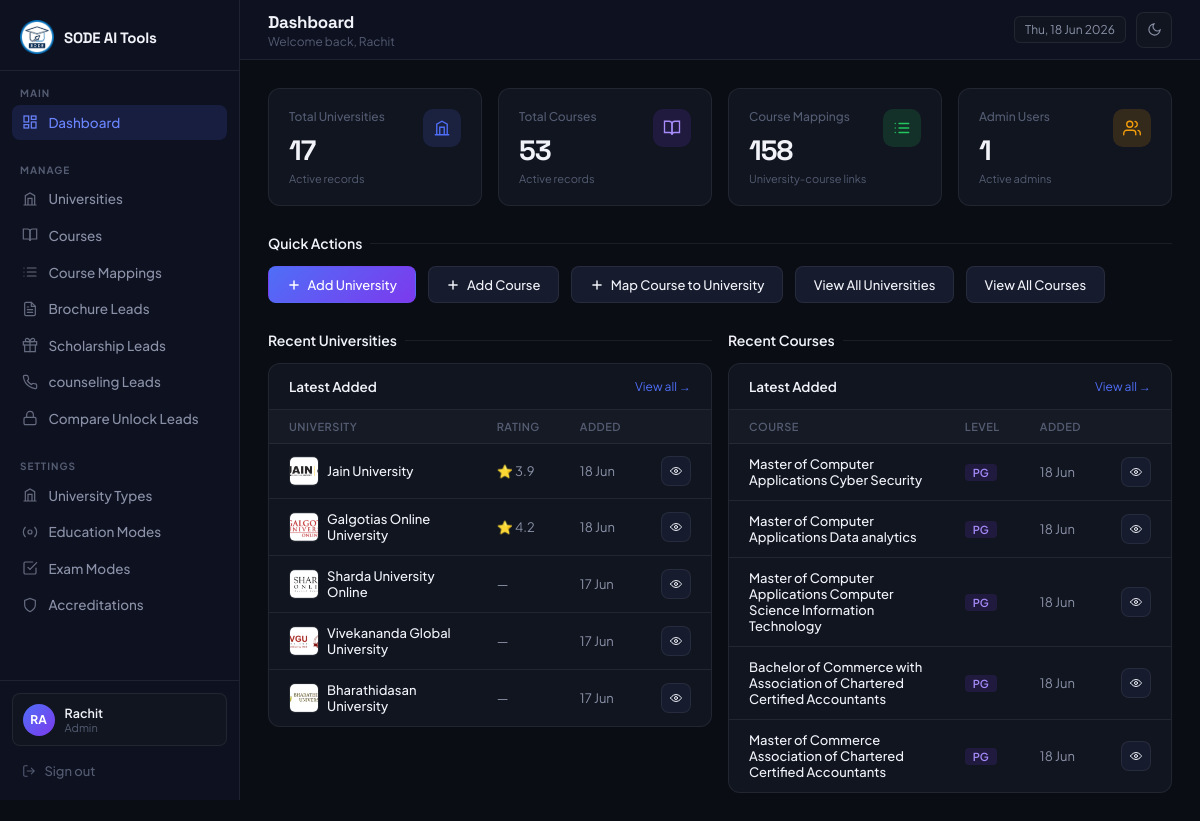
Page /admin/dashboard.php (signed in) on the committed database.
### tables this page shows
CREATE TABLE `universities` (
  `id` int(10) UNSIGNED NOT NULL,
  `name` varchar(255) NOT NULL,
  `display_name` varchar(255) DEFAULT NULL,
  `slug` varchar(255) DEFAULT NULL,
  `image` varchar(500) DEFAULT NULL,
  `sample_certificate` varchar(500) DEFAULT NULL,
  `rating` decimal(3,1) DEFAULT NULL,
  `nirf_ranking` smallint(5) UNSIGNED DEFAULT NULL,
  `year_of_establishment` year(4) DEFAULT NULL,
  `university_type_id` int(11) DEFAULT NULL,
  `campus_location` varchar(255) DEFAULT NULL,
  `avg_placement_package` varchar(100) DEFAULT NULL,
  `placement_assistance` tinyint(1) NOT NULL DEFAULT 0,
  `emi_facility` tinyint(1) NOT NULL DEFAULT 0,
  `scholarship` tinyint(1) NOT NULL DEFAULT 0,
  `key_advantages` text DEFAULT NULL,
  `view_university_link` varchar(500) DEFAULT NULL,
  `is_active` tinyint(1) NOT NULL DEFAULT 1,
  `created_at` timestamp NOT NULL DEFAULT current_timestamp(),
  `updated_at` timestamp NOT NULL DEFAULT current_timestamp() ON UPDATE current_timestamp()
);

CREATE TABLE `courses` (
  `id` int(10) UNSIGNED NOT NULL,
  `name` varchar(255) NOT NULL,
  `display_name` varchar(255) DEFAULT NULL,
  `slug` varchar(255) DEFAULT NULL,
  `course_level` enum('UG','PG') NOT NULL,
  `is_active` tinyint(1) NOT NULL DEFAULT 1,
  `created_at` timestamp NOT NULL DEFAULT current_timestamp(),
  `updated_at` timestamp NOT NULL DEFAULT current_timestamp() ON UPDATE current_timestamp()
);

### includes/helpers.php (called while the page is built, shortened)
<?php
function get_display_name(string $name, ?string $display_name): string {
    return (!empty($display_name)) ? $display_name : $name;
}
function e(mixed $val): string {
    return htmlspecialchars((string)$val, ENT_QUOTES, 'UTF-8');
}

### admin/dashboard.php (the view, shortened to what this page needs)
<?php
require_once '../includes/db.php';
require_once '../includes/helpers.php';
$stats['universities'] = $pdo->query("SELECT COUNT(*) FROM universities WHERE is_active=1")->fetchColumn();
$stats['courses'] = $pdo->query("SELECT COUNT(*) FROM courses WHERE is_active=1")->fetchColumn();
$stats['mappings'] = $pdo->query("SELECT COUNT(*) FROM university_courses WHERE is_active=1")->fetchColumn();
$stats['admins'] = $pdo->query("SELECT COUNT(*) FROM admins WHERE is_active=1")->fetchColumn();
$recent_unis = $pdo->query("SELECT id,name,display_name,image,rating,created_at FROM universities WHERE is_active=1 ORDER BY created_at DESC LIMIT 5")->fetchAll();
$recent_courses = $pdo->query("SELECT id,name,course_level,created_at FROM courses WHERE is_active=1 ORDER BY created_at DESC LIMIT 5")->fetchAll();
?>
<!DOCTYPE html>
<html lang="en">
<head>
</head>
<body>
  <?php require_once __DIR__ . '/includes/sidebar.php'; ?>
  <main class="main">
    <?php require_once __DIR__ . '/includes/topbar.php'; ?>
    <div class="content">
      <div class="stats-grid">
        <div class="stat-card">
          <div>
            <div class="sc-label">Total Universities</div>
            <div class="sc-value"><?= $stats['universities'] ?></div>
            <div class="sc-sub">Active records</div>
          </div>
          <div class="sc-icon blue"><svg width="18" height="18" viewBox="0 0 24 24" fill="none" stroke="currentColor"
              stroke-width="1.8" stroke-linecap="round">
              <path d="M3 21h18M5 21V7l7-4 7 4v14M9 21V11h6v10" />
            </svg></div>
        </div>
        <div class="stat-card">
          <div>
            <div class="sc-label">Total Courses</div>
            <div class="sc-value"><?= $stats['courses'] ?></div>
            <div class="sc-sub">Active records</div>
          </div>
          <div class="sc-icon purple"><svg width="18" height="18" viewBox="0 0 24 24" fill="none" stroke="currentColor"
              stroke-width="1.8" stroke-linecap="round">
              <path d="M2 3h6a4 4 0 0 1 4 4v14a3 3 0 0 0-3-3H2z" />
              <path d="M22 3h-6a4 4 0 0 0-4 4v14a3 3 0 0 1 3-3h7z" />
            </svg></div>
        </div>
        <div class="stat-card">
          <div>
            <div class="sc-label">Course Mappings</div>
            <div class="sc-value"><?= $stats['mappings'] ?></div>
            <div class="sc-sub">University-course links</div>
          </div>
          <div class="sc-icon green"><svg width="18" height="18" viewBox="0 0 24 24" fill="none" stroke="currentColor"
              stroke-width="1.8" stroke-linecap="round">
              <path d="M8 6h13M8 12h13M8 18h13M3 6h.01M3 12h.01M3 18h.01" />
            </svg></div>
        </div>
        <div class="stat-card">
          <div>
            <div class="sc-label">Admin Users</div>
            <div class="sc-value"><?= $stats['admins'] ?></div>
            <div class="sc-sub">Active admins</div>
          </div>
          <div class="sc-icon amber"><svg width="18" height="18" viewBox="0 0 24 24" fill="none" stroke="currentColor"
              stroke-width="1.8" stroke-linecap="round">
              <path d="M17 21v-2a4 4 0 0 0-4-4H5a4 4 0 0 0-4 4v2" />
              <circle cx="9" cy="7" r="4" />
              <path d="M23 21v-2a4 4 0 0 0-3-3.87M16 3.13a4 4 0 0 1 0 7.75" />
            </svg></div>
        </div>
      </div>
      <div class="section-title">Quick Actions</div>
      <div class="quick-actions">
        <a href="<?= ADMIN_URL ?>/universities/add.php" class="btn btn-primary">
          <svg width="14" height="14" viewBox="0 0 24 24" fill="none" stroke="currentColor" stroke-width="2.5"
            stroke-linecap="round">
            <line x1="12" y1="5" x2="12" y2="19" />
            <line x1="5" y1="12" x2="19" y2="12" />
          </svg>
          Add University
        </a>
        <a href="<?= ADMIN_URL ?>/courses/add.php" class="btn btn-secondary">
          <svg width="14" height="14" viewBox="0 0 24 24" fill="none" stroke="currentColor" stroke-width="2.5"
            stroke-linecap="round">
            <line x1="12" y1="5" x2="12" y2="19" />
            <line x1="5" y1="12" x2="19" y2="12" />
          </svg>
          Add Course
        </a>
        <a href="<?= ADMIN_URL ?>/mappings/add.php" class="btn btn-secondary">
          <svg width="14" height="14" viewBox="0 0 24 24" fill="none" stroke="currentColor" stroke-width="2.5"
            stroke-linecap="round">
            <line x1="12" y1="5" x2="12" y2="19" />
            <line x1="5" y1="12" x2="19" y2="12" />
          </svg>
          Map Course to University
        </a>
        <a href="<?= ADMIN_URL ?>/universities/index.php" class="btn btn-secondary">View All Universities</a>
        <a href="<?= ADMIN_URL ?>/courses/index.php" class="btn btn-secondary">View All Courses</a>
      </div>
      <div class="two-col">
        <div>
          <div class="section-title">Recent Universities</div>
          <div class="panel">
            <div class="panel-header"><span>Latest Added</span><a href="<?= ADMIN_URL ?>/universities/index.php">View
                all &rarr;</a></div>
            <table>
              <thead>
                <tr>
                  <th>University</th>
                  <th>Rating</th>
                  <th>Added</th>
                  <th style="width:50px;"></th>
                </tr>
              </thead>
              <tbody>
                <?php if ($recent_unis):
                  foreach ($recent_unis as $u): ?>
                    <tr>
                      <td>
                        <div style="display:flex;align-items:center;gap:8px;">
                          <?php if ($u['image']): ?>
                            <img src="<?= e($u['image']) ?>"
                              style="width:30px;height:30px;border-radius:6px;object-fit:cover;border:1px solid var(--border);flex-shrink:0;"
                              alt="">
                          <?php endif; ?>
                          <span class="cell-name"
                            style="font-size:13px;"><?= e(get_display_name($u['name'], $u['display_name'])) ?></span>
                        </div>
                      </td>
                      <td><?= $u['rating'] ? '⭐ ' . e($u['rating']) : '—' ?></td>
                      <td><?= date('d M', strtotime($u['created_at'])) ?></td>
                      <td>
                        <a href="<?= ADMIN_URL ?>/universities/view.php?id=<?= $u['id'] ?>"
                          class="btn btn-secondary btn-sm btn-icon" title="View Details">
                          <svg width="12" height="12" viewBox="0 0 24 24" fill="none" stroke="currentColor" stroke-width="2"
                            stroke-linecap="round">
                            <path d="M1 12s4-7 11-7 11 7 11 7-4 7-11 7S1 12 1 12z" />
                            <circle cx="12" cy="12" r="3" />
                          </svg>
                        </a>
                      </td>
                    </tr>
                  <?php endforeach; endif; ?>
              </tbody>
            </table>
          </div>
        </div>
        <div>
          <div class="section-title">Recent Courses</div>
          <div class="panel">
            <div class="panel-header"><span>Latest Added</span><a href="<?= ADMIN_URL ?>/courses/index.php">View all
                &rarr;</a></div>
            <table>
              <thead>
                <tr>
                  <th>Course</th>
                  <th>Level</th>
                  <th>Added</th>
                  <th style="width:50px;"></th>
                </tr>
              </thead>
              <tbody>
                <?php if ($recent_courses):
                  foreach ($recent_courses as $c): ?>
                    <tr>
                      <td><span class="cell-name"><?= e($c['name']) ?></span></td>
                      <td><span class="badge badge-<?= strtolower($c['course_level']) ?>"><?= $c['course_level'] ?></span>
                      </td>
                      <td><?= date('d M', strtotime($c['created_at'])) ?></td>
                      <td>
                        <a href="<?= ADMIN_URL ?>/courses/view.php?id=<?= $c['id'] ?>"
                          class="btn btn-secondary btn-sm btn-icon" title="View Details">
                          <svg width="12" height="12" viewBox="0 0 24 24" fill="none" stroke="currentColor" stroke-width="2"
                            stroke-linecap="round">
                            <path d="M1 12s4-7 11-7 11 7 11 7-4 7-11 7S1 12 1 12z" />
                            <circle cx="12" cy="12" r="3" />
                          </svg>
                        </a>
                      </td>
                    </tr>
                  <?php endforeach; endif; ?>
              </tbody>
            </table>
          </div>
        </div>
      </div>
    </div>
  </main>
</body>
</html>

### admin/includes/layout_head.php (style rules this page uses)
*, *::before, *::after { box-sizing: border-box; margin: 0; padding: 0; }
:root { color-scheme: dark; --bg: #0a0d14; --sidebar: #0e1120; --surface: #111520; --surface-h: #161b2e; --border: rgba(255, 255, 255, 0.07); --border-h: rgba(255, 255, 255, 0.13); --accent: #4f6ef7; --accent-h: #6b85ff; --accent-g: #7c3aed; --text: #f1f3f9; --text-m: #8b92a8; --text-s: #545c72; --success: #22c55e; --warning: #f59e0b; --danger: #ef4444; --radius: 12px; --radius-sm: 8px; --sidebar-w: 240px; }
body { font-family: 'Plus Jakarta Sans', sans-serif; background: var(--bg); color: var(--text); display: flex; min-height: 100vh; font-size: 14px; transition: background 0.2s, color 0.2s; overflow-x: hidden; }
.main { margin-left: var(--sidebar-w); flex: 1; display: flex; flex-direction: column; min-height: 100vh; min-width: 0; }
.content { padding: 1.75rem; flex: 1; min-width: 0; max-width: 100%; overflow-x: hidden; }
.section-title { font-size: 14px; font-weight: 600; color: var(--text); margin-bottom: 0.875rem; display: flex; align-items: center; gap: 8px; }
.section-title::after { content: ''; flex: 1; height: 1px; background: var(--border); }
.panel { background: var(--surface); border: 1px solid var(--border); border-radius: var(--radius); overflow: hidden; }
.panel-header { padding: 0.875rem 1.25rem; border-bottom: 1px solid var(--border); display: flex; align-items: center; justify-content: space-between; }
.panel-header span { font-size: 13.5px; font-weight: 600; }
.panel-header a { font-size: 12px; color: var(--accent); text-decoration: none; }
table { width: 100%; border-collapse: collapse; }
table th { padding: 0.625rem 1.25rem; font-size: 11px; font-weight: 600; letter-spacing: 0.5px; text-transform: uppercase; color: var(--text-s); text-align: left; border-bottom: 1px solid var(--border); background: rgba(255, 255, 255, 0.02); }
table td { padding: 0.75rem 1.25rem; font-size: 13px; border-bottom: 1px solid var(--border); color: var(--text-m); }
table tr:last-child td { border-bottom: none; }
table td .cell-name { color: var(--text); font-weight: 500; }
.badge { display: inline-block; padding: 2px 8px; border-radius: 4px; font-size: 11px; font-weight: 600; }
.badge-pg { background: rgba(124, 58, 237, 0.15); color: #a78bfa; }
.btn { display: inline-flex; align-items: center; gap: 7px; padding: 0.6rem 1.1rem; border-radius: var(--radius-sm); font-size: 13px; font-weight: 500; font-family: inherit; cursor: pointer; transition: opacity 0.2s, transform 0.15s, background 0.15s; text-decoration: none; border: 1px solid transparent; }
.btn-primary { background: linear-gradient(135deg, var(--accent) 0%, var(--accent-g) 100%); color: #fff; border-color: transparent; }
.btn-secondary { background: var(--surface-h); color: var(--text); border-color: var(--border); }
.btn-sm { padding: 0.35rem 0.7rem; font-size: 12px; }
.btn-icon { padding: 0.4rem; width: 30px; height: 30px; justify-content: center; }

### admin/dashboard.php (style rules this page uses)
.stats-grid { display: grid; grid-template-columns: repeat(4, 1fr); gap: 1rem; margin-bottom: 1.75rem; }
.stat-card { background: var(--surface); border: 1px solid var(--border); border-radius: var(--radius); padding: 1.25rem; display: flex; align-items: flex-start; justify-content: space-between; transition: border-color 0.2s, transform 0.2s; }
.sc-label { font-size: 12px; color: var(--text-s); font-weight: 500; margin-bottom: 8px; }
.sc-value { font-size: 28px; font-weight: 700; font-family: 'Space Grotesk', sans-serif; letter-spacing: -1px; }
.sc-sub { font-size: 11px; color: var(--text-s); margin-top: 4px; }
.sc-icon { width: 38px; height: 38px; border-radius: 10px; display: flex; align-items: center; justify-content: center; flex-shrink: 0; }
.sc-icon.blue { background: rgba(79, 110, 247, 0.15); color: var(--accent); }
.sc-icon.purple { background: rgba(124, 58, 237, 0.15); color: #a78bfa; }
.sc-icon.green { background: rgba(34, 197, 94, 0.15); color: var(--success); }
.sc-icon.amber { background: rgba(245, 158, 11, 0.15); color: var(--warning); }
.quick-actions { display: flex; gap: .75rem; margin-bottom: 1.75rem; flex-wrap: wrap; }
.two-col { display: grid; grid-template-columns: 1fr 1fr; gap: 1rem; }
.badge-pg { background: rgba(124, 58, 237, 0.15); color: #a78bfa; }

### rows in the picture
universities: image (picture), name "Jain University", rating "3.9", created_at "18 Jun"
universities: image (picture), name "Galgotias Online University", rating "4.2", created_at "18 Jun"
universities: image (picture), name "Sharda University Online", created_at "17 Jun"
universities: image (picture), name "Vivekananda Global University", created_at "17 Jun"
universities: image (picture), name "Bharathidasan University", created_at "17 Jun"
courses: name "Master of Computer Applications Cyber Security", course_level "PG", created_at "18 Jun"
courses: name "Master of Computer Applications Data analytics", course_level "PG", created_at "18 Jun"
courses: name "Master of Computer Applications Computer Science Information Technology", course_level "PG", created_at "18 Jun"
courses: name "Bachelor of Commerce with Association of Chartered Certified Accountants", course_level "PG", created_at "18 Jun"
courses: name "Master of Commerce Association of Chartered Certified Accountants", course_level "PG", created_at "18 Jun"

### other values in the picture
substr($_SESSION['admin_name'], 0, 2) "RA"
$_SESSION['admin_name'] "Rachit"
$_SESSION['admin_role'] "Admin"
$page_title "Dashboard"
$page_subtitle "Welcome back, Rachit"
$stats['universities'] "17"
$stats['courses'] "53"
$stats['mappings'] "158"
$stats['admins'] "1"
